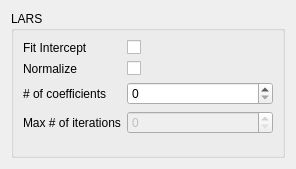
<?xml version="1.0" encoding="UTF-8"?>
<ui version="4.0">
 <class>Form</class>
 <widget class="QWidget" name="Form">
  <property name="geometry">
   <rect>
    <x>0</x>
    <y>0</y>
    <width>296</width>
    <height>169</height>
   </rect>
  </property>
  <property name="sizePolicy">
   <sizepolicy hsizetype="Ignored" vsizetype="Ignored">
    <horstretch>0</horstretch>
    <verstretch>0</verstretch>
   </sizepolicy>
  </property>
  <property name="windowTitle">
   <string>Form</string>
  </property>
  <layout class="QVBoxLayout" name="verticalLayout">
   <item>
    <widget class="QGroupBox" name="formGroupBox">
     <property name="title">
      <string>LARS</string>
     </property>
     <layout class="QFormLayout" name="formLayout">
      <property name="fieldGrowthPolicy">
       <enum>QFormLayout::AllNonFixedFieldsGrow</enum>
      </property>
      <item row="0" column="0">
       <widget class="QLabel" name="fit_interceptLabel">
        <property name="text">
         <string>Fit Intercept</string>
        </property>
       </widget>
      </item>
      <item row="0" column="1">
       <widget class="QCheckBox" name="fit_interceptCheckBox">
        <property name="toolTip">
         <string>Whether to calculate the intercept for this model. If set to false,
no intercept will be used in calculations (e.g. data is expected to
be already centered).</string>
        </property>
        <property name="whatsThis">
         <string>http://scikit-learn.org/stable/modules/generated/sklearn.linear_model.Lars.html</string>
        </property>
       </widget>
      </item>
      <item row="1" column="0">
       <widget class="QLabel" name="normalizeLabel">
        <property name="text">
         <string>Normalize</string>
        </property>
       </widget>
      </item>
      <item row="1" column="1">
       <widget class="QCheckBox" name="normalizeCheckBox">
        <property name="toolTip">
         <string>This parameter is ignored when fit_intercept is set to False. If True,
the regressors X will be normalized before regression by subtracting
the mean and dividing by the l2-norm. If you wish to standardize,
please use sklearn.preprocessing.StandardScaler before calling fit on
an estimator with normalize=False.</string>
        </property>
        <property name="whatsThis">
         <string>http://scikit-learn.org/stable/modules/generated/sklearn.linear_model.Lars.html</string>
        </property>
       </widget>
      </item>
      <item row="2" column="0">
       <widget class="QLabel" name="n_nonzero_coefsLabel">
        <property name="text">
         <string># of coefficients</string>
        </property>
       </widget>
      </item>
      <item row="2" column="1">
       <widget class="QSpinBox" name="n_nonzero_coefsSpinBox">
        <property name="toolTip">
         <string>Target number of non-zero coefficients. Use np.inf for no limit.</string>
        </property>
        <property name="whatsThis">
         <string>http://scikit-learn.org/stable/modules/generated/sklearn.linear_model.Lars.html</string>
        </property>
       </widget>
      </item>
      <item row="3" column="0">
       <widget class="QLabel" name="max_iterLabel">
        <property name="text">
         <string>Max # of iterations</string>
        </property>
       </widget>
      </item>
      <item row="3" column="1">
       <widget class="QSpinBox" name="max_iterSpinBox">
        <property name="enabled">
         <bool>false</bool>
        </property>
        <property name="toolTip">
         <string>Maximum number of iterations to perform.</string>
        </property>
        <property name="whatsThis">
         <string>http://scikit-learn.org/stable/modules/generated/sklearn.linear_model.Lars.html</string>
        </property>
       </widget>
      </item>
     </layout>
    </widget>
   </item>
  </layout>
 </widget>
 <resources/>
 <connections/>
</ui>
